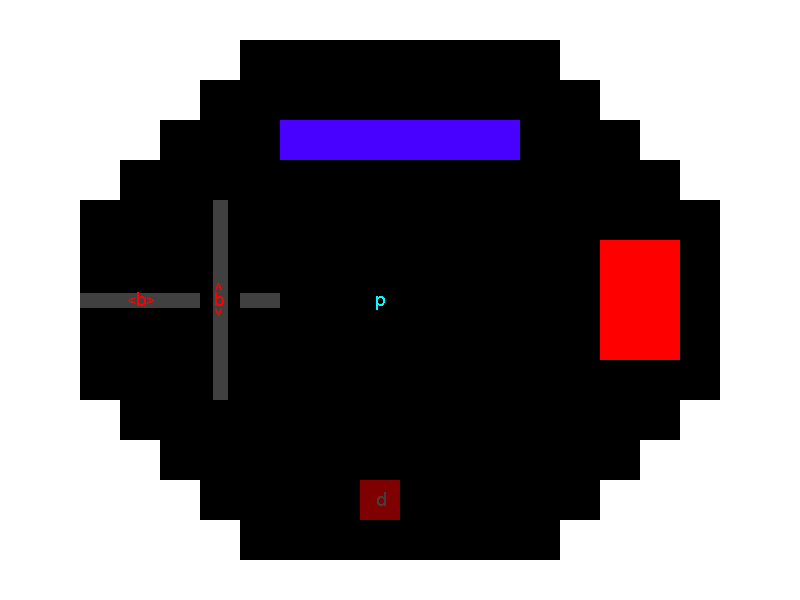

This is a level from a 2D game, rendered from its Tiled map with the project's own tilesets. A one-line summary and the map file follow, with tile-layer data summarised:
An orthogonal 20x15 tile map with 40x40 px tiles, 3 tile layers (BG, Main, Ents).

<map version="1.0" orientation="orthogonal" width="20" height="15" tilewidth="40" tileheight="40">
 <tileset firstgid="1" name="Test" tilewidth="40" tileheight="40">
  <image source="Tileset.png" width="200" height="120" />
  <tile id="1">
   <properties>
    <property name="block" value="1" />
   </properties>
  </tile>
  <tile id="2">
   <properties>
    <property name="kill" value="1" />
   </properties>
  </tile>
  <tile id="3">
   <properties>
    <property name="rail" value="1" />
   </properties>
  </tile>
  <tile id="4">
   <properties>
    <property name="rail" value="1" />
   </properties>
  </tile>
  <tile id="5">
   <properties>
    <property name="buzzsawv" value="1" />
   </properties>
  </tile>
  <tile id="6">
   <properties>
    <property name="buzzsawh" value="1" />
   </properties>
  </tile>
  <tile id="8">
   <properties>
    <property name="door" value="1" />
   </properties>
  </tile>
  <tile id="9">
   <properties>
    <property name="player" value="1" />
   </properties>
  </tile>
  <tile id="12">
   <properties>
    <property name="crumble" value="1" />
   </properties>
  </tile>
 </tileset>
 <layer name="BG" width="20" height="15">
  <data>[300 cells, 300 non-empty, 1 distinct tile ids]</data>
 </layer>
 <layer name="Main" width="20" height="15">
  <data>[300 cells, 300 non-empty, 7 distinct tile ids]</data>
 </layer>
 <layer name="Ents" width="20" height="15">
  <data>[300 cells, 4 non-empty, 4 distinct tile ids]</data>
 </layer>
</map>